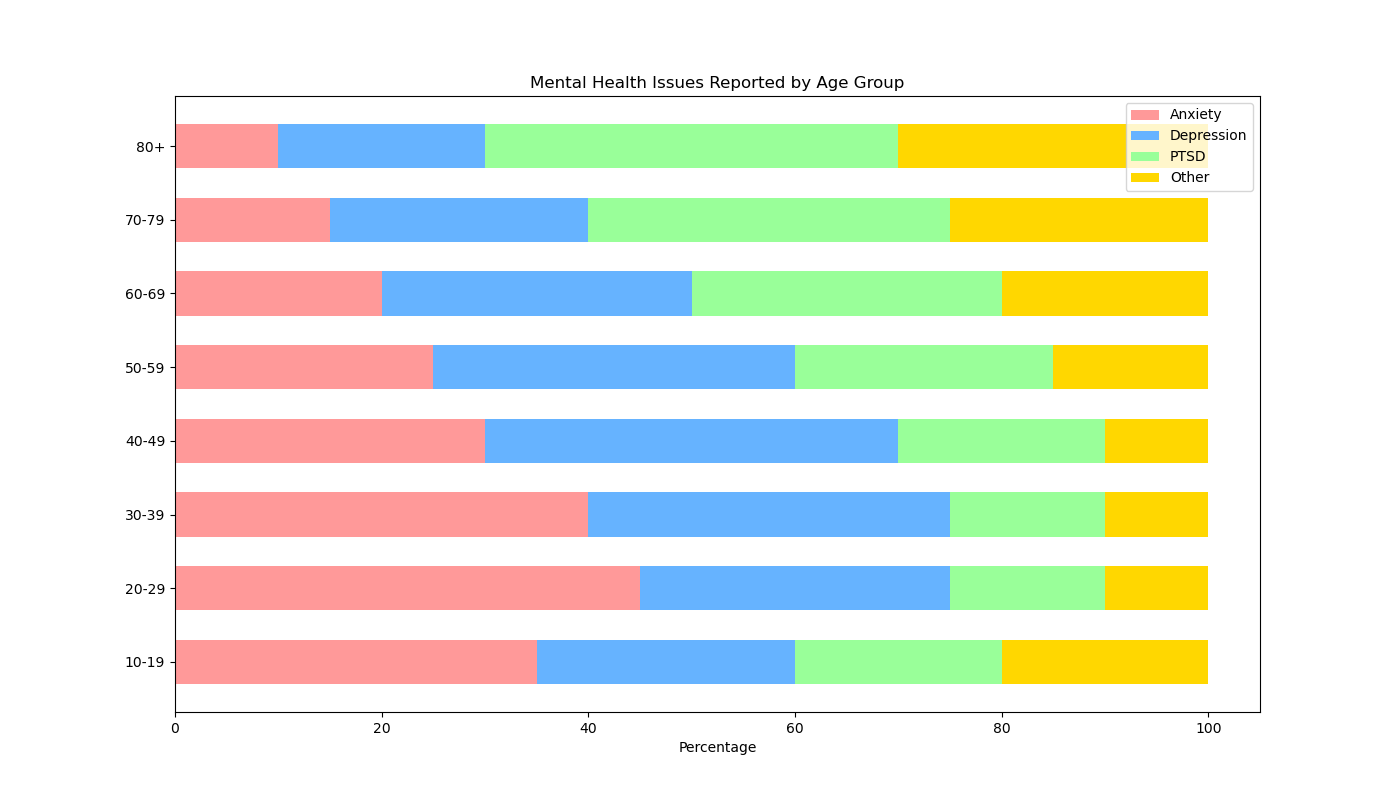

This chart was generated by the following Python code:

import matplotlib.pyplot as plt
import numpy as np

# Data
age_groups = ["10-19", "20-29", "30-39", "40-49", "50-59", "60-69", "70-79", "80+"]
anxiety = [35, 45, 40, 30, 25, 20, 15, 10]
depression = [25, 30, 35, 40, 35, 30, 25, 20]
ptsd = [20, 15, 15, 20, 25, 30, 35, 40]
other = [20, 10, 10, 10, 15, 20, 25, 30]

# Plot
fig, ax = plt.subplots(figsize=(14, 8))

width = 0.6  # width of bars
age_index = np.arange(len(age_groups))

# Stacked bar chart
p1 = ax.barh(age_index, anxiety, width, color='#FF9999', label='Anxiety')
p2 = ax.barh(age_index, depression, width, left=anxiety, color='#66B3FF', label='Depression')
p3 = ax.barh(age_index, ptsd, width, left=np.array(anxiety)+np.array(depression), color='#99FF99', label='PTSD')
p4 = ax.barh(age_index, other, width, left=np.array(anxiety)+np.array(depression)+np.array(ptsd), color='#FFD700', label='Other')

# Labels and title
ax.set_xlabel('Percentage')
ax.set_title('Mental Health Issues Reported by Age Group')
ax.set_yticks(age_index)
ax.set_yticklabels(age_groups)
ax.legend(loc='upper right')

# Display
plt.show()
